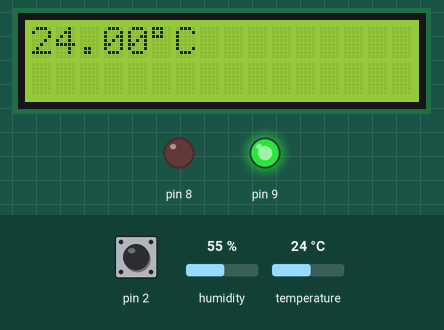
This sketch was run on a simulated Arduino Uno, built with avr-gcc and run on an emulated ATmega328P. On the bench: 16×2 character LCD, output pins drawn as LEDs (lit = HIGH). The inputs (shaded band) are chosen by the test bench; at power-on: pin 2 HIGH, temperature 24 °C, humidity 55 %. What the sketch prints to the serial monitor is not drawn.

Above: at 1.2 s.
1.3 s: pin 2 pulled LOW for 2.35 s
At 2.4 s:
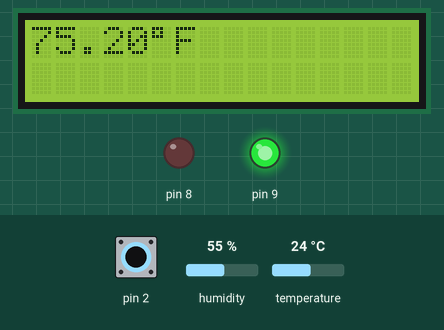
5.1 s: temperature set to 12 °C
At 7.6 s:
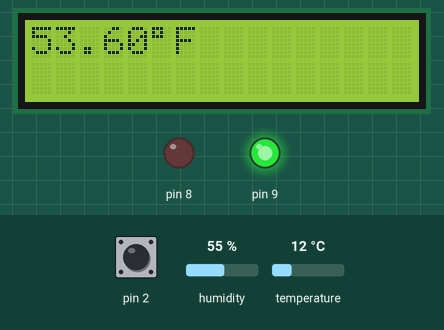
8.6 s: temperature set to 19 °C
At 11.6 s:
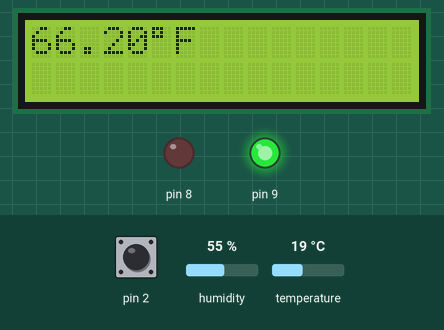
12.6 s: pin 2 pulled LOW for 2.35 s
At 13.6 s:
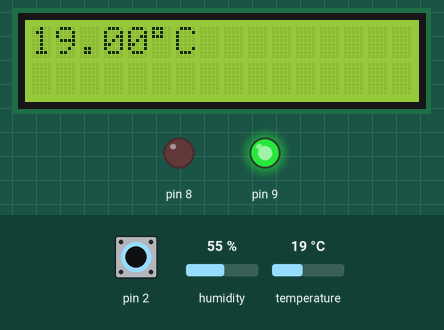
16.4 s: temperature set to 28 °C
At 20.2 s:
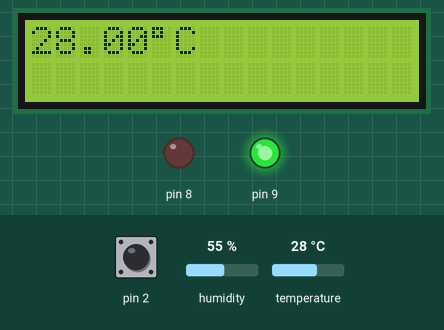
Timing chart, 0 to 21.6 s (numbered marks = the images above; inputs shaded):
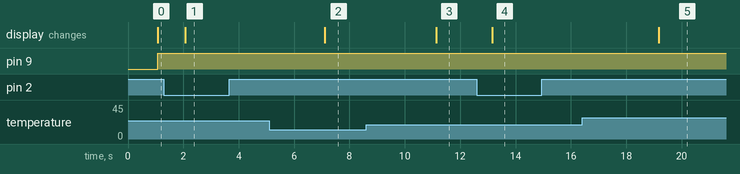

The sketch:

sketch.ino
```cpp
#include<DHT.h>
#include<LiquidCrystal.h>

#define DHTPIN 3
#define DHTTYPE 22
DHT dht(DHTPIN, DHTTYPE);

LiquidCrystal lcd(12, 11, 7, 6, 5, 4);

#define buzzer 10
float temp = 0;
boolean press = false;

void setup()
{
  DDRD = DDRD & ~(1 << DDD2);
  PORTD = PORTD | (1 << PD2);
  EICRA = (EICRA | (1 << ISC01)) & ~(1 << ISC00);
  EIMSK = EIMSK | (1 << INT0);

  Serial.begin(115200);
  lcd.begin(16,2);
  dht.begin();
  DDRB = 0X1B;

}

void loop()
{
  float t = dht.readTemperature();
  imprimeT(t);
  imprimeLCD(t);
  perigo(t);
}

//funções

ISR(INT0_vect)
{
  press = !press;
}

void imprimeT(float t)
{
  if(isnan(t))
  {
    Serial.println("Falha na leitura do DHT22");
    delay(1000);
  }
  else
  {
    Serial.print("Temperatura: ");

    if(press)
    {
      Serial.print(t*1.8+32);
      Serial.print("*F \n");
      delay(1000);
    }
    else
    {
      Serial.print(t);
      Serial.print("*C \n");
      delay(1000);
    }
  }

}

void imprimeLCD(float t)
{

  if(press)
  {
    float fahrenheit = (t*1.80)+32.00;
    temp = 0;

    if(fahrenheit != temp)
    {
      lcd.clear();
      lcd.print(fahrenheit);
      lcd.print("\xDF");
      lcd.print("F");
      temp = fahrenheit;
    }
  }
  else
  {
    if(t != temp)
    {
      lcd.clear();
      lcd.print(t);
      lcd.print("\xDF");
      lcd.print("C");
      temp = t;
    }
  }
}

void perigo(float t)
{
  if((t > 45.00)||(t < 0))
  {
    PORTB = PORTB & ~(1 << PB1);
    PORTB = PORTB | (1 << PB0);
    tone(buzzer, 330);
  }
  else
  {
    PORTB = PORTB & ~(1 << PB0);
    PORTB = PORTB | (1 << PB1);
    noTone(buzzer);
  }
}
```

Measured:
- after the input at 1.3 s, the display: changes after 0.78 s (image 1)
- after the input at 5.1 s, the display: changes after 2.0 s (image 2)
- after the input at 8.6 s, the display: changes after 2.5 s (image 3)
- after the input at 12.6 s, the display: changes after 0.55 s (image 4)
- after the input at 16.4 s, the display: changes after 2.8 s (image 5)
